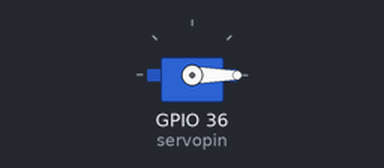
The sketch below on a simulated ESP32. On the bench: servo.

Above: at 0.05 s.
At 4.65 s:
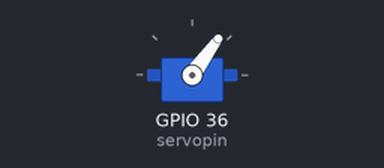
At 9.35 s:
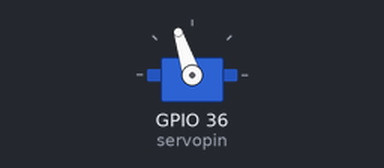
At 18.65 s:
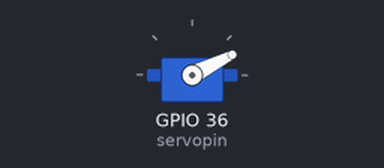
Timing chart, 0 to 27.3 s (numbered marks = the images above):
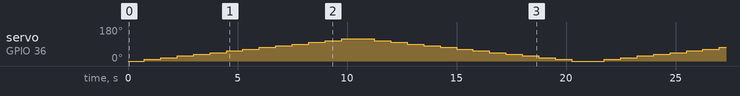

The sketch:

actuatorfullmove.esp.ino
```cpp
#include <ESP32Servo.h>

Servo myServo;
#define servopin A0

//stroke percentage 0 is fully retracted, 100 fully extended
int findStrokePercent(int strokePercent) {
  return map(strokePercent,0,100,0,180);
}

void setup() {
  myServo.attach(servopin, 1000, 2000);
}

void loop() {
  //keeps moving servo from 1 to 100 percent and back
  for (int i=0; i<=65; i+=5) {
    myServo.write(findStrokePercent(i));
    delay(750);
  }
  for (int i=65; i>=0; i-=5) {
    myServo.write(findStrokePercent(i));
    delay(750);
  }
  //myServo.write(findStrokePercent(60)  );
}
```
